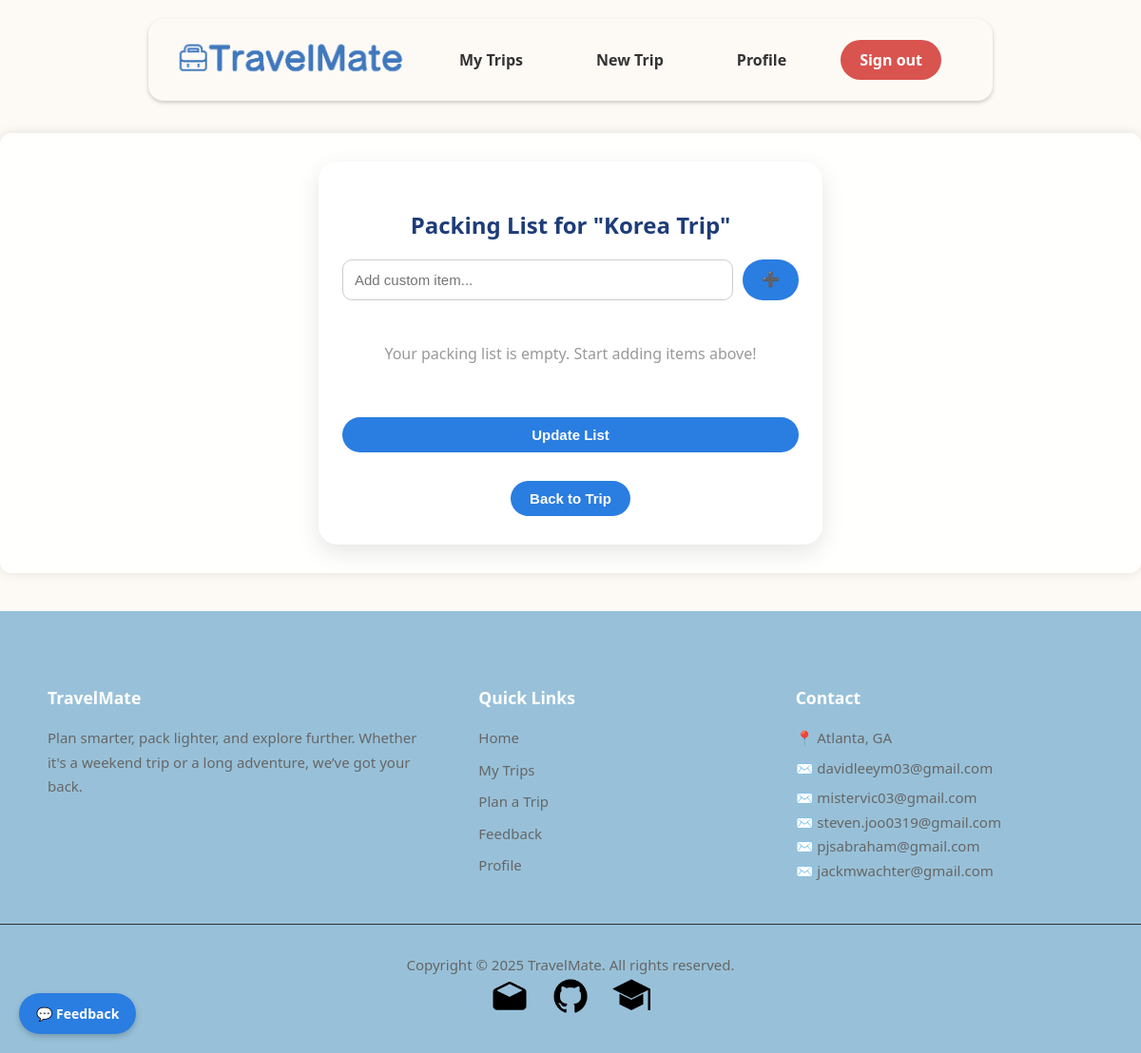
Page /trips/20/packing/ (signed in) on the earlier database version.
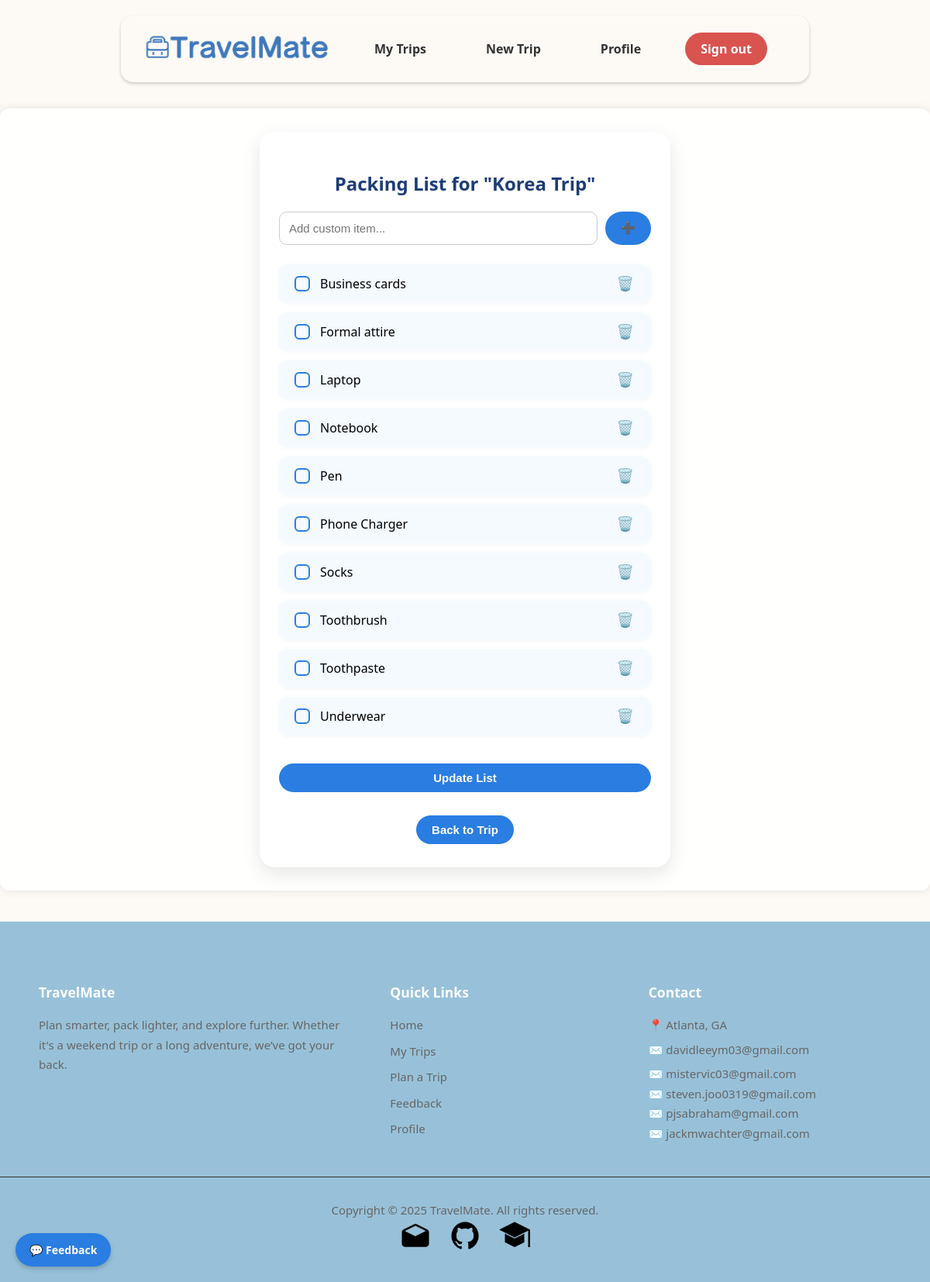
Same page on the later database version.
### trips/models.py (models this page shows, shortened)
class Trip(models.Model):
    TRIP_TYPE_CHOICES = [
        ('beach', 'Beach'),
        ('city', 'City'),
        ('hiking', 'Hiking'),
        ('business', 'Business'),
        ('snow', 'Snow / Ski'),
        ('other', 'Other'),
    ]
    user = models.ForeignKey(get_user_model(), on_delete=models.CASCADE)
    name = models.CharField(max_length=100)
    destination = models.CharField(max_length=100)
    start_date = models.DateField()
    end_date = models.DateField()
    trip_type = models.CharField(max_length=50, choices=TRIP_TYPE_CHOICES, default='other')
    manually_cleared = models.BooleanField(default=False)
    is_public = models.BooleanField(default=False)
    share_token = models.CharField(max_length=12, unique=True, blank=True, null=True)

class PackingItem(models.Model):
    trip = models.ForeignKey(Trip, on_delete=models.CASCADE, related_name='packing_items')
    name = models.CharField(max_length=100)
    is_packed = models.BooleanField(default=False)

### trips/views.py (the view, shortened to what this page needs)
# urls.py: path('<int:trip_id>/packing/', views.packing_list, name='packing_list'),
@login_required
def packing_list(request, trip_id):
    trip = get_object_or_404(Trip, id=trip_id, user=request.user)
    if not trip.packing_items.exists() and not trip.manually_cleared:
        generate_packing_list(trip)
    items = trip.packing_items.all().order_by('is_packed', 'name')
    return render(request, 'trips/packing_list.html', {'trip': trip, 'items': items})

### trips/templates/trips/packing_list.html (shortened to what this page needs)
{% extends 'base.html' %}
{% block content %}
<div class="container" style="max-width: 480px; margin: auto; background: #ffffff; padding: 30px 25px; border-radius: 20px; box-shadow: 0 8px 25px rgba(0, 0, 0, 0.1);">
  <h2 style="text-align: center; color: #1d3c78; margin-bottom: 20px; font-weight: 700;">Packing List for "{{ trip.name }}"</h2>
  <form method="post" style="display: flex; gap: 10px; margin-bottom: 25px;">
    <input type="text" name="new_item" placeholder="Add custom item..." class="input-field">
    <button type="submit" class="add-btn">➕</button>
  </form>
  <form method="post" action="{% url 'update_packing_list' trip.id %}">
    <ul style="list-style: none; padding: 0;">
      {% if items %}
      {% for item in items %}
      <li class="packing-item fade-in">
        <label style="display: flex; align-items: center; gap: 10px;">
          <input type="checkbox" class="custom-checkbox" name="packed_items" value="{{ item.name }}" {% if item.is_packed %}checked{% endif %}>
          {{ item.name }}
        </label>
        <button type="submit" name="delete_item" value="{{ item.name }}" class="btn-icon">🗑️</button>
      </li>
      {% endfor %}
      {% else %}
        <li style="text-align: center; padding: 20px; color: #999;">Your packing list is empty. Start adding items above!</li>
      {% endif %}
    </ul>
    <button type="submit" class="update-btn" style="width: 100%; margin-top: 20px;">Update List</button>
  </form>
  <div style="text-align: center; margin-top: 30px;">
    <a href="{% url 'trip_detail' trip.id %}">
      <button type="button" class="back-btn">Back to Trip</button>
    </a>
  </div>
</div>
{% endblock %}

### templates/base.html (shortened to what this page needs)
{% load static %}
<!DOCTYPE html>
<html lang="en">
<head>
</head>
<body>
<header class="header">
    <div class="header-inner">
        <a class="logo" href="{% url 'home' %}">
            <img src="{% static 'img/logo.png' %}" alt="TravelMate" class = "logo-img"/>
        <div class="nav-links" id="navLinks">
            {% if user.is_authenticated %}
                <a class="headerButtons" href="{% url 'trip_list' %}"
                   style="margin-right: 20px; text-decoration: none; color: #333;">
                    My Trips
                </a>
                <a class="headerButtons" href="{% url 'create_trip' %}"
                   style="margin-right: 20px; text-decoration: none; color: #333;">
                    New Trip
                </a>
                <a class="headerButtons" href="{% url 'reset_user' %}"
                    style="margin-right: 20px; text-decoration: none; color: #333;">
                    Profile
                </a>
                <a class="signOutButton" href="{% url 'logout' %}"
                   style="margin-right: 20px; text-decoration: none; color: #fff;">
                    Sign out
                </a>
            {% else %}
                <a class="signInButtons" href="{% url 'login' %}"
                   style="margin-right: 20px; text-decoration: none; color: #fff;">
                    Sign in
                </a>
            {% endif %}
        </div>
    </div>
</header>
<div class="container {% if request.path|slice:":13" == "/users/login" or request.path|slice:":13" == "/users/signup" %}auth-page{% endif %}">
    {% block content %}{% endblock %}
</div>
<a href="{% url 'leave_feedback' %}" id="feedback-button">💬 Feedback</a>
<footer style="background-color: #98c1d9; color: #ccc; padding: 60px 0 40px; font-size: 15px; line-height: 1.7;">
    <div style="max-width: 1100px; margin: auto; display: flex; flex-wrap: wrap; justify-content: space-between; gap: 60px; padding: 0 24px;">
        <div style="flex: 1 1 280px;">
            <h3 style="color: #fff; margin-bottom: 14px;">TravelMate</h3>
            <p style="margin: 0; color: #666;">Plan smarter, pack lighter, and explore further. Whether it's a weekend
                trip or a long
                adventure, we’ve got your back.</p>
        </div>
        <div style="flex: 1 1 160px;">
            <h3 style="color: #fff; margin-bottom: 14px;">Quick Links</h3>
            <ul style="list-style: none; padding: 0; margin: 0;">
                <li style="margin-bottom: 8px;"><a href="{% url 'home' %}" style="color: #666; text-decoration: none;">Home</a></li>
                <li style="margin-bottom: 8px;"><a href="{% url 'trip_list' %}" style="color: #666; text-decoration: none;">My Trips</a></li>
                <li style="margin-bottom: 8px;"><a href="{% url 'create_trip' %}" style="color: #666; text-decoration: none;">Plan a Trip</a></li>
                <li style="margin-bottom: 8px;"><a href="{% url 'leave_feedback' %}" style="color: #666; text-decoration: none;">Feedback</a></li>
                {% if user.is_authenticated %}
                <li style="margin-bottom: 8px;"><a href="{% url 'reset_user' %}" style="color: #666; text-decoration: none;">Profile</a></li>
                {% endif %}
            </ul>
        </div>
        <div style="flex: 1 1 200px;">
            <h3 style="color: #fff; margin-bottom: 14px;">Contact</h3>
            <p style="margin: 0; color: #666">📍 Atlanta, GA</p>
            <p style="margin: 6px 0; color: #666">✉️ davidleeym03@gmail.com</p>
            <p style="margin: 0; color: #666">✉️ mistervic03@gmail.com</p>
            <p style="margin: 0; color: #666">✉️ steven.joo0319@gmail.com</p>
            <p style="margin: 0; color: #666">✉️ pjsabraham@gmail.com</p>
            <p style="margin: 0; color: #666">✉️ jackmwachter@gmail.com</p>
        </div>
    </div>
    <div style="text-align: center; color: #666; padding-top: 30px; margin-top: 40px; border-top: 1px solid #333;">
        Copyright © 2025 TravelMate. All rights reserved.
    </div>
    <div class="footerSocialIconsWrapper">
        <div class="socialBrands">
            <a href="mailto:pjsabraham@gmail.com, steven.joo0319@gmail.com, davidleeym03@gmail.com, jackmwachter@gmail.com, mistervic03@gmail.com"
               target="_blank" rel="noopener noreferrer" aria-label="Email">
                <img src="{% static 'img/mail.png' %}" alt="mail" height="40"/>
            </a>
        </div>
        <div class="socialBrands">
            <a href="https://github.com/steve0joo/TravelMate" target="_blank" rel="noopener noreferrer"
               aria-label="GitHub">
                <img src="{% static 'img/github.png' %}" alt="github" height="40"/>
            </a>
        </div>
        <div class="socialBrands">
            <a href="https://www.cc.gatech.edu/" target="_blank" rel="noopener noreferrer"
               aria-label="Georgia Tech">
                <img src="{% static 'img/gt.png' %}" alt="Georgia Tech" height="40"/>
            </a>
        </div>
    </div>
</footer>
</body>
</html>

### templates/base.html (style rules this page uses)
.header { position: fixed; top: 20px; left: 50%; transform: translateX(-50%); width: 70%; min-width: 800px; background: #fdfaf6; padding: 12px 24px; border-radius: 16px; z-index: 1000; box-shadow: 0 2px 4px rgba(0, 0, 0, 0.2); display: flex; justify-content: space-between; align-items: center; transition: all 0.3s ease; }
.header-inner { display: flex; justify-content: space-between; align-content: center; width: 100%; min-width: 450px; }
.logo { flex: 0 0 auto; }
.logo-img { max-width: 250px; width: 100%; height: auto; display: block; }
.nav-links { display: flex; gap: 12px; align-items: center; margin-right: 10px; flex-wrap: nowrap; white-space: nowrap; }
.headerButtons { color: white; padding: 10px 20px; border-radius: 999px; font-weight: bold; text-decoration: none; border: none; cursor: pointer; transition: background-color 0.3s ease; margin: 0 5px; }
.signOutButton { background-color: #d9534f; color: white; padding: 10px 20px; border-radius: 999px; font-weight: bold; text-decoration: none; border: none; cursor: pointer; transition: background-color 0.3s ease; margin: 0 5px; }
body { font-family: 'Segoe UI', sans-serif; background-color: #fdfaf6; background-repeat: no-repeat; background-size: 100% 100%; background-attachment: fixed; margin: 0; padding: 0; padding-top: 100px; }
.container { max-width: 1500px; margin: 40px auto; background: rgba(255, 255, 255, 0.85); backdrop-filter: blur(4px); -webkit-backdrop-filter: blur(4px); padding: 30px; border-radius: 12px; box-shadow: 0 0 12px rgba(0, 0, 0, 0.1); }
#feedback-button { position: fixed; bottom: 20px; left: 20px; background-color: #2a7de1; color: white; padding: 12px 18px; font-size: 14px; border-radius: 30px; text-decoration: none; font-weight: bold; box-shadow: 0 3px 6px rgba(0, 0, 0, 0.2); z-index: 999; transition: background-color 0.3s, transform 0.3s; }
.footerSocialIconsWrapper { display: flex; justify-content: center; align-items: center; gap: 24px; width: 100%; }
.footerSocialIconsWrapper .socialBrands { display: flex; justify-content: center; align-items: center; text-align: center; }
.footerSocialIconsWrapper a { display: flex; justify-content: center; align-items: center; text-decoration: none; }
.footerSocialIconsWrapper a img { display: block; width: auto; height: 40px; transition: transform 0.3s ease-in-out; }

### trips/templates/trips/packing_list.html (style rules this page uses)
.fade-in { animation: fadeInUp 0.5s ease both; }
.custom-checkbox { appearance: none; width: 20px; height: 20px; border: 2px solid #2a7de1; border-radius: 6px; position: relative; cursor: pointer; transition: 0.2s; }
.input-field { flex: 1; padding: 12px; font-size: 15px; border: 1px solid #ccc; border-radius: 10px; }
.add-btn, .update-btn, .back-btn { background-color: #2a7de1; color: white; border: none; border-radius: 30px; padding: 10px 20px; font-weight: bold; font-size: 15px; cursor: pointer; transition: background-color 0.3s; }
.packing-item { display: flex; justify-content: space-between; align-items: center; padding: 12px 16px; margin-bottom: 12px; border-radius: 12px; background: #f4faff; box-shadow: 0 1px 5px rgba(0,0,0,0.05); animation: fadeInUp 0.5s ease; }
.btn-icon { background: transparent; border: none; font-size: 18px; cursor: pointer; transition: transform 0.2s ease; }

Differences in the rows shown:
added PackingItem: name "Business cards"
added PackingItem: name "Formal attire"
added PackingItem: name "Laptop"
added PackingItem: name "Notebook"
added PackingItem: name "Pen"
added PackingItem: name "Phone Charger"
added PackingItem: name "Socks"
added PackingItem: name "Toothbrush"
added PackingItem: name "Toothpaste"
added PackingItem: name "Underwear"
Other differences:
text no longer shown: "Your packing list is empty. Start adding items above!"
